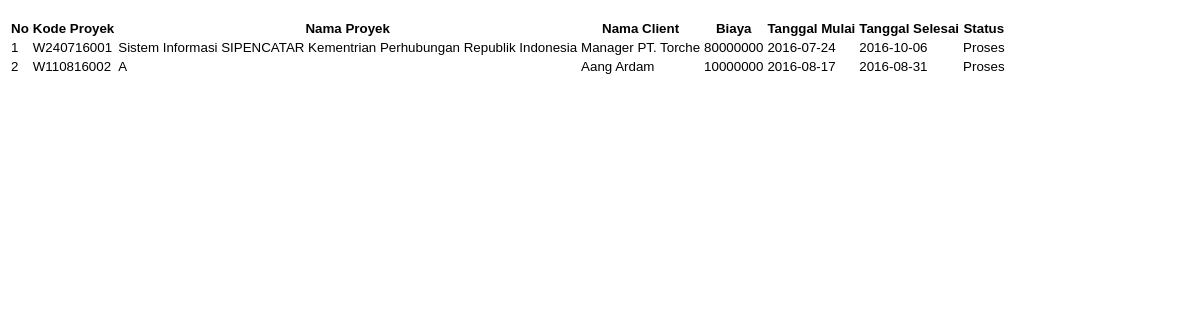
The app's page /admin/ldataproyek.php with its own data.
### tables this page shows
CREATE TABLE IF NOT EXISTS `proyek` (
`id` int(11) NOT NULL,
  `kode_proyek` varchar(15) NOT NULL,
  `id_client` int(3) NOT NULL,
  `nama_proyek` varchar(300) NOT NULL,
  `tujuan` varchar(500) NOT NULL,
  `asal_muasal` varchar(1000) NOT NULL,
  `fase` varchar(500) NOT NULL,
  `biaya` int(30) NOT NULL,
  `tanggal_mulai` date NOT NULL,
  `tanggal_selesai` date NOT NULL,
  `status` varchar(30) NOT NULL,
  `tarif_tenaga_kerja` int(11) NOT NULL,
  `created_at` datetime NOT NULL DEFAULT CURRENT_TIMESTAMP,
  `updated_at` timestamp NOT NULL DEFAULT CURRENT_TIMESTAMP ON UPDATE CURRENT_TIMESTAMP
);

CREATE TABLE IF NOT EXISTS `client` (
`id_client` int(11) NOT NULL,
  `nama_client` varchar(30) NOT NULL,
  `email` varchar(30) NOT NULL,
  `instansi` varchar(30) NOT NULL
);

### admin/ldataproyek.php (the view, shortened to what this page needs)
<!DOCTYPE html>
<html lang="en">
	<head>
		<link rel="stylesheet" type="text/css" href="../assets/css/style.css">
	</head>
	<body>
		<div class="table-responsive" id="table">
			<table class="table table-striped">
				<tr>
					<th>No</th>
					<th>Kode Proyek</th>
					<th>Nama Proyek</th>
					<th>Nama Client</th>
					<th>Biaya</th>
					<th>Tanggal Mulai</th>
					<th>Tanggal Selesai</th>
					<th>Status</th>
				</tr>
				<?php
					$Ssql="select p.id, p.kode_proyek, p.id_client,p.nama_proyek,p.biaya,p.tanggal_mulai,p.tanggal_selesai,p.status,
							c.id_client,c.nama_client
							from proyek p
							join client c
							on p.id_client=c.id_client
							order by p.id";
					$query=mysql_query($Ssql)  or die(mysql_error());
					$no = 1;
					while ($data = mysql_fetch_assoc($query))
					{
				?>
					<tr>
						<td><?php echo $no;?></td>
						<td><?php echo $data['kode_proyek']; ?></td>
						<td><?php echo $data['nama_proyek']; ?></td>
						<td><?php echo $data['nama_client']; ?></td>
						<td><?php echo $data['biaya']; ?></td>
						<td><?php echo $data['tanggal_mulai']; ?></td>
						<td><?php echo $data['tanggal_selesai']; ?></td>
						<td><?php echo $data['status']; ?></td>
					</tr>
				<?php
					$no++;
					}
				?>
			</table>
		</div>
	</body>
</html>

### assets/css/style.css (style rules this page uses)
body { padding-bottom: 40px; background-size: cover; background-repeat: no-repeat; background-image: url("../img/tehnologijabg.jpg"); }
tr > th { font-family: "Adobe Garamond Pro Bold", helvetica, sans-serif; font-size: 10pt; font-weight: bold; background-color: transparent; }
tr > td { font-size: 10pt; font-family: "Calibri", helvetica, sans-serif; }
#table { position: relative; top: 10px; }

### records on screen
proyek: kode_proyek "W240716001", nama_proyek "Sistem Informasi SIPENCATAR Kementrian Perhubungan Republik Indonesia", id_client.nama_client "Manager PT. Torche", biaya "80000000", tanggal_mulai "2016-07-24", tanggal_selesai "2016-10-06", status "Proses"
proyek: kode_proyek "W110816002", nama_proyek "A", id_client.nama_client "Aang Ardam", biaya "10000000", tanggal_mulai "2016-08-17", tanggal_selesai "2016-08-31", status "Proses"
